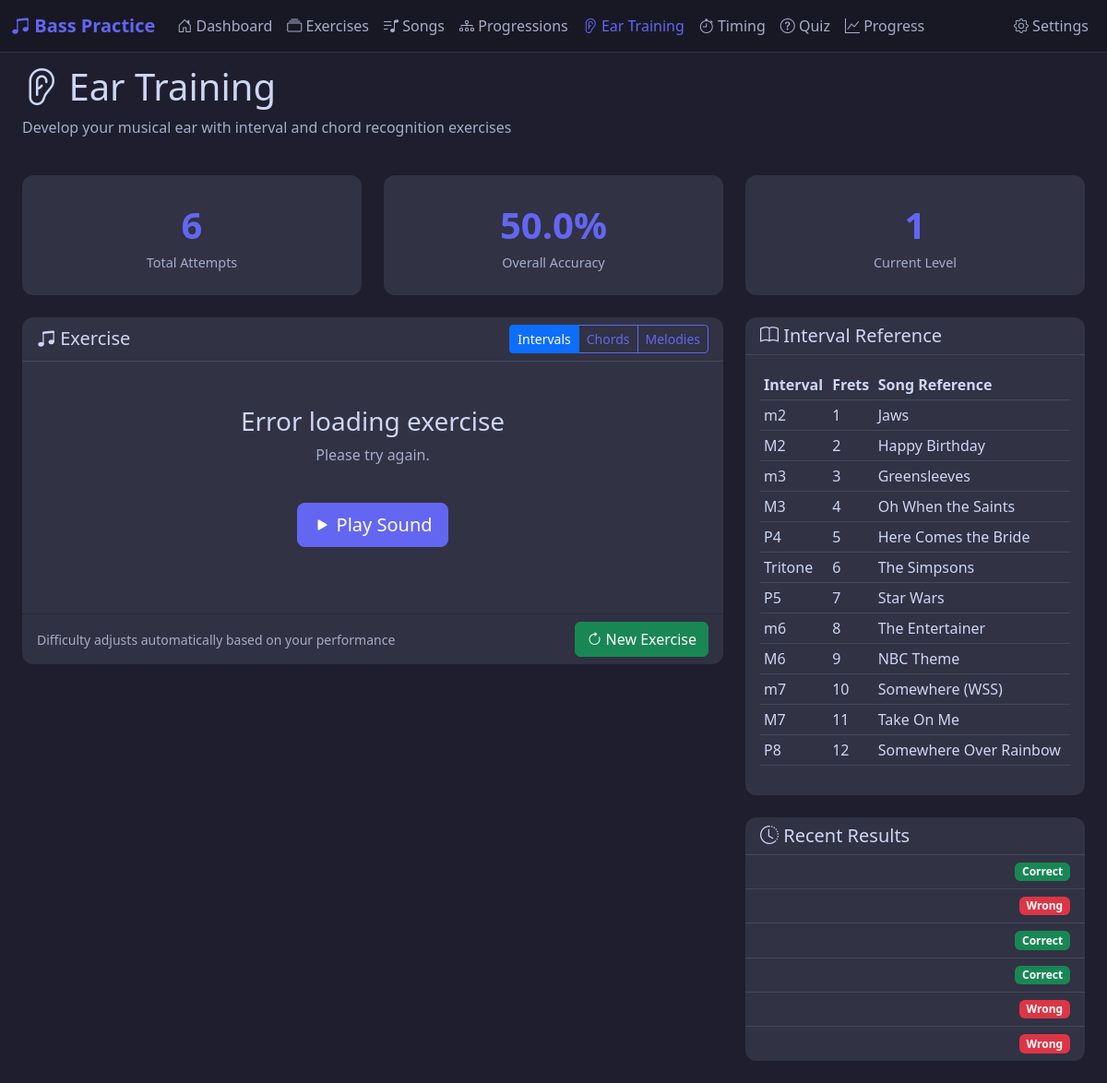
/ear-training, run on the app's committed database.
### app/models/__init__.py (models this page shows, shortened)
class EarTrainingResult(db.Model):
    __tablename__ = 'ear_training_results'
    id = db.Column(db.Integer, primary_key=True)
    exercise_id = db.Column(db.Integer, db.ForeignKey('ear_training_exercises.id'), nullable=False)
    user_answer = db.Column(db.Text)
    correct = db.Column(db.Boolean)
    response_time_ms = db.Column(db.Integer)
    practiced_at = db.Column(db.DateTime, default=datetime.utcnow)

### app/routes/ear_training.py (the view)
@bp.route('/ear-training')
def ear_training():
    exercise_type = request.args.get('type', 'interval')
    total_attempts = EarTrainingResult.query.filter_by(exercise_id=0).count()
    correct_attempts = EarTrainingResult.query.filter_by(exercise_id=0, correct=True).count()
    accuracy = (correct_attempts / total_attempts * 100) if total_attempts > 0 else 0
    recent_results = EarTrainingResult.query.filter_by(exercise_id=0).order_by(
        EarTrainingResult.practiced_at.desc()
    ).limit(10).all()
    return render_template('ear_training.html',
        exercise_type=exercise_type,
        total_attempts=total_attempts,
        accuracy=accuracy,
        recent_results=recent_results
    )

### app/templates/ear_training.html (shortened to what this page needs)
{% extends "base.html" %}
{% block content %}
<div class="container-fluid px-4">
    <div class="row mb-4">
        <div class="col-12">
            <h1><i class="bi bi-ear"></i> Ear Training</h1>
            <p class="text-secondary">Develop your musical ear with interval and chord recognition exercises</p>
        </div>
    </div>
    <div class="row mb-4">
        <div class="col-md-4">
            <div class="card stat-card">
                <div class="stat-value">{{ total_attempts }}</div>
                <div class="stat-label">Total Attempts</div>
            </div>
        </div>
        <div class="col-md-4">
            <div class="card stat-card">
                <div class="stat-value">{{ "%.1f"|format(accuracy) }}%</div>
                <div class="stat-label">Overall Accuracy</div>
            </div>
        </div>
        <div class="col-md-4">
            <div class="card stat-card">
                <div class="stat-value" id="currentLevel">1</div>
                <div class="stat-label">Current Level</div>
            </div>
        </div>
    </div>
    <div class="row">
        <div class="col-lg-8 mb-4">
            <div class="card">
                <div class="card-header d-flex justify-content-between align-items-center">
                    <h5 class="mb-0"><i class="bi bi-music-note-beamed"></i> Exercise</h5>
                    <div class="btn-group btn-group-sm">
                        <button
                            class="btn btn-outline-primary exercise-type-btn {% if exercise_type == 'interval' %}active{% endif %}"
                            data-type="interval">Intervals</button>
                        <button
                            class="btn btn-outline-primary exercise-type-btn {% if exercise_type == 'chord' %}active{% endif %}"
                            data-type="chord">Chords</button>
                        <button
                            class="btn btn-outline-primary exercise-type-btn {% if exercise_type == 'melody' %}active{% endif %}"
                            data-type="melody">Melodies</button>
                    </div>
                </div>
                <div class="card-body text-center py-5">
                    <div id="exerciseArea">
                        <h3 id="exerciseTitle">Click "New Exercise" to start</h3>
                        <p class="text-secondary" id="exerciseDescription">
                        </p>
                        <button class="btn btn-primary btn-lg my-4" id="playSound">
                            <i class="bi bi-play-fill"></i> Play Sound
                        </button>
                    </div>
                </div>
                <div class="card-footer">
                    <div class="d-flex justify-content-between align-items-center">
                        <div class="text-secondary">
                            <small>Difficulty adjusts automatically based on your performance</small>
                        </div>
                        <button class="btn btn-success" id="newExerciseBtn">
                            <i class="bi bi-arrow-clockwise"></i> New Exercise
                        </button>
                    </div>
                </div>
            </div>
        </div>
        <div class="col-lg-4 mb-4">
            <div class="card mb-4">
                <div class="card-header">
                    <h5 class="mb-0"><i class="bi bi-book"></i> Interval Reference</h5>
                </div>
                <div class="card-body">
                    <table class="table table-dark table-sm">
                        <thead>
                            <tr>
                                <th>Interval</th>
                                <th>Frets</th>
                                <th>Song Reference</th>
                            </tr>
                        </thead>
                        <tbody>
                            <tr>
                                <td>m2</td>
                                <td>1</td>
                                <td>Jaws</td>
                            </tr>
                            <tr>
                                <td>M2</td>
                                <td>2</td>
                                <td>Happy Birthday</td>
                            </tr>
                            <tr>
                                <td>m3</td>
                                <td>3</td>
                                <td>Greensleeves</td>
                            </tr>
                            <tr>
                                <td>M3</td>
                                <td>4</td>
                                <td>Oh When the Saints</td>
                            </tr>
                            <tr>
                                <td>P4</td>
                                <td>5</td>
                                <td>Here Comes the Bride</td>
                            </tr>
                            <tr>
                                <td>Tritone</td>
                                <td>6</td>
                                <td>The Simpsons</td>
                            </tr>
                            <tr>
                                <td>P5</td>
                                <td>7</td>
                                <td>Star Wars</td>
                            </tr>
                            <tr>
                                <td>m6</td>
                                <td>8</td>
                                <td>The Entertainer</td>
                            </tr>
                            <tr>
                                <td>M6</td>
                                <td>9</td>
                                <td>NBC Theme</td>
                            </tr>
                            <tr>
                                <td>m7</td>
                                <td>10</td>
                                <td>Somewhere (WSS)</td>
                            </tr>
                            <tr>
                                <td>M7</td>
                                <td>11</td>
                                <td>Take On Me</td>
                            </tr>
                            <tr>
                                <td>P8</td>
                                <td>12</td>
                                <td>Somewhere Over Rainbow</td>
                            </tr>
                        </tbody>
                    </table>
                </div>
            </div>
            <div class="card">
                <div class="card-header">
                    <h5 class="mb-0"><i class="bi bi-clock-history"></i> Recent Results</h5>
                </div>
                <div class="card-body p-0">
                    {% if recent_results %}
                    <ul class="list-group list-group-flush">
                        {% for result in recent_results %}
                        <li class="list-group-item bg-transparent d-flex justify-content-between">
                            <span class="badge {% if result.correct %}bg-success{% else %}bg-danger{% endif %}">
                                {{ 'Correct' if result.correct else 'Wrong' }}
                            </span>
                        </li>
                        {% endfor %}
                    </ul>
                    {% else %}
                    <p class="text-center text-secondary py-3 mb-0">No results yet</p>
                    {% endif %}
                </div>
            </div>
        </div>
    </div>
</div>
{% endblock %}

### app/static/css/base.css (style rules this page uses)
:root { --primary-color: #6366f1; --secondary-color: #8b5cf6; --accent-color: #f59e0b; --dark-bg: #1e1e2e; --darker-bg: #181825; --card-bg: #313244; --text-primary: #cdd6f4; --text-secondary: #a6adc8; --text-muted: #6c7086; }
body { background-color: var(--dark-bg); color: var(--text-primary); font-family: 'Segoe UI', system-ui, sans-serif; min-height: 100vh; }
h1, h2, h3, h4, h5, h6 { color: var(--text-primary); }
p, span, div, li, td, th, label { color: var(--text-primary); }
.text-secondary { color: var(--text-secondary) !important; }
.card { background-color: var(--card-bg); border: none; border-radius: 12px; color: var(--text-primary); }
.card-title, .card-header, .card-body, .card-footer { color: var(--text-primary); }
.card-header { background-color: transparent; border-bottom: 1px solid rgba(255,255,255,0.1); color: var(--text-primary); }
.btn-primary { background-color: var(--primary-color); border-color: var(--primary-color); color: #ffffff; }
.btn-outline-primary { color: var(--primary-color); border-color: var(--primary-color); }
.btn-success { color: #ffffff; }
.badge { color: #ffffff; }
.stat-card { text-align: center; padding: 1.5rem; }
.stat-card .stat-value { font-size: 2.5rem; font-weight: 700; color: var(--primary-color); }
.stat-card .stat-label { color: var(--text-secondary); font-size: 0.9rem; }
.table { color: var(--text-primary); --bs-table-color: var(--text-primary); }
.table-dark { --bs-table-bg: var(--card-bg); --bs-table-color: var(--text-primary); --bs-table-border-color: rgba(255,255,255,0.1); color: var(--text-primary); }
.table-dark th, .table-dark td { color: var(--text-primary); }
.list-group-item { background-color: transparent; border-color: rgba(255,255,255,0.1); color: var(--text-primary); }
.list-group-item.bg-transparent { color: var(--text-primary); }
small, .small { color: var(--text-secondary); }

### data on the page
EarTrainingResult: correct "Correct"
EarTrainingResult: correct "Wrong"
EarTrainingResult: correct "Correct"
EarTrainingResult: correct "Correct"
EarTrainingResult: correct "Wrong"
EarTrainingResult: correct "Wrong"

### other printed values
{{ total_attempts }} "6"
{{ "%.1f"|format(accuracy) }} "50.0"
